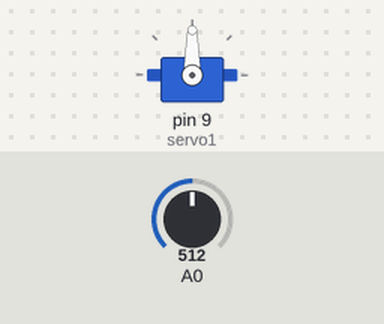
Simulated run of this sketch. Board: Arduino Uno, built with avr-gcc and run on an emulated ATmega328P. Shown: servo. Inputs (shaded band) come from the test bench; at power-on: A0 = 512.

Above: at 1.2 s.
1.3 s: A0 set to 716
At 2.1 s:
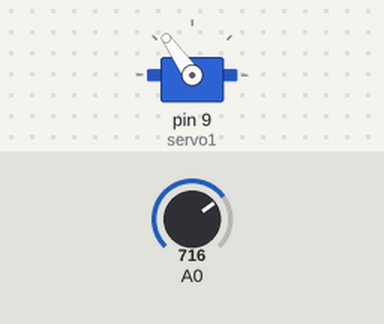
2.8 s: A0 set to 900
At 3.2 s:
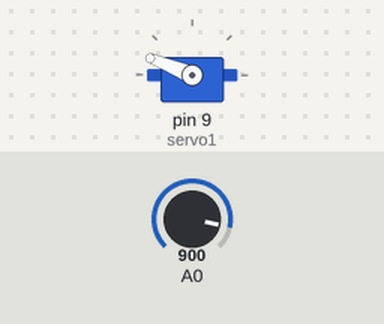
4.3 s: A0 set to 1023
At 5.5 s:
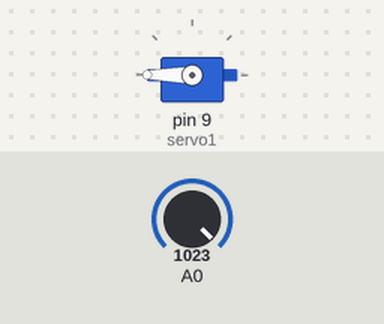
5.8 s: A0 set to 306
At 6.7 s:
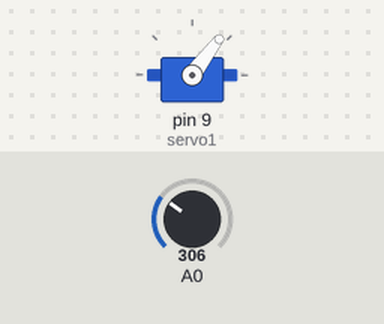
7.3 s: A0 set to 122
At 7.9 s:
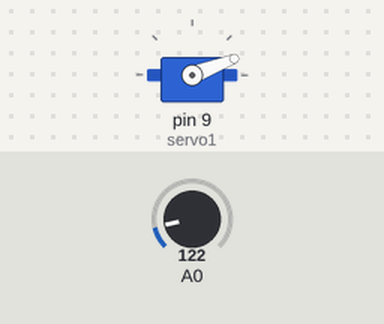
Timing chart, 0 to 9.8 s (numbered marks = the images above; inputs shaded):
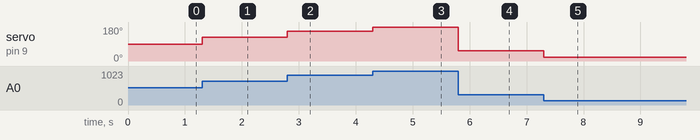

The sketch:

lightsensorservo.ino
```cpp
//include the servo library
#include <Servo.h>

//create a servo object called servo1
Servo servo1;

void setup() {
  // put your setup code here, to run once:

  // set the servo pin, pin 9, as a servo output pin
  servo1.attach(9);
}

void loop() {
  // put your main code here, to run repeatedly:
  int lightValue = analogRead(A0);

  // map the light readings to the angle possible by the servo motor
  lightValue = map (lightValue, 0, 1023, 0, 180);

  // control the servo motor based on the light value read, adjust linearly by angles
  servo1.write (lightValue);
}
```

Measured:
- after the input at 1.3 s, servo on pin 9 (servo1): 90° → 125° at once
- after the input at 2.8 s, servo on pin 9 (servo1): 125° → 158° at once
- after the input at 4.3 s, servo on pin 9 (servo1): 158° → 180° at once
- after the input at 5.8 s, servo on pin 9 (servo1): 180° → 53° at once
- after the input at 7.3 s, servo on pin 9 (servo1): 53° → 21° at once
